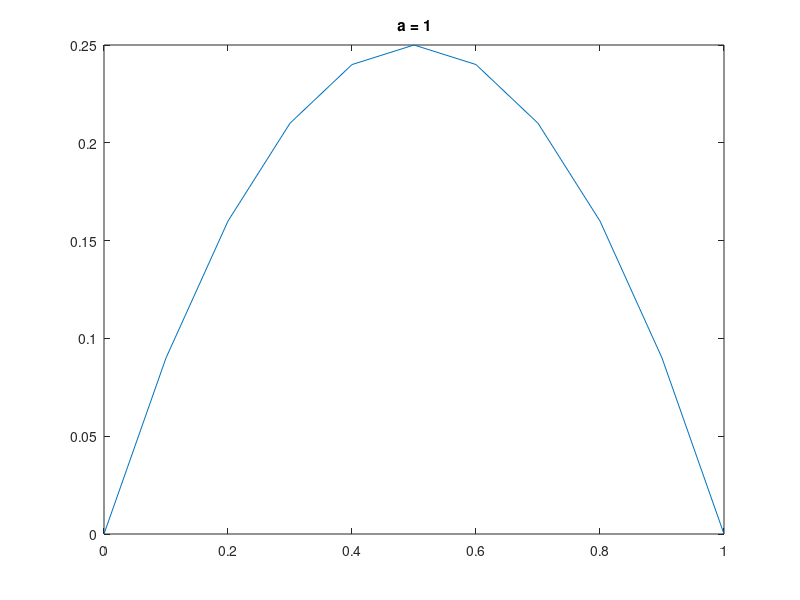
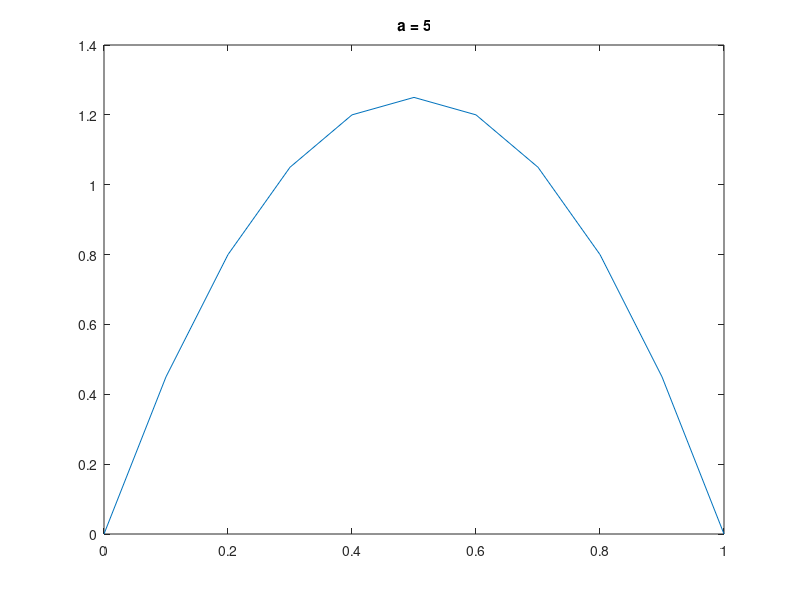
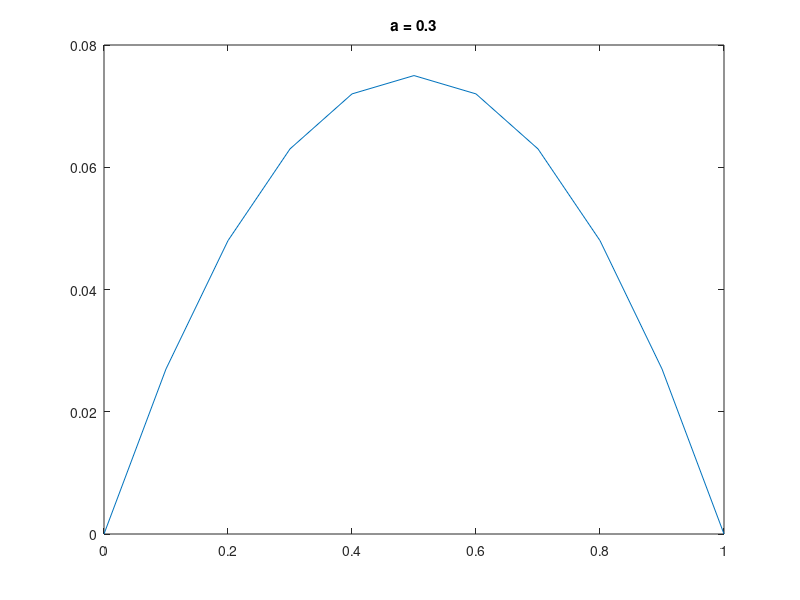

Reproduce these figures in MATLAB, in order. (Note: this script raises an error after producing the figures.)
%HW7

% Problem 1: Modeling population growth
% The simplest model for a growing population assumes that each current
% individual has equal likelihood to divide, which yields a differential
% equation dx/dt = a*x where a is the division rate. It is easy to see that
% this will grow exponentially without bound. A simple modification is to
% assume that the growth rate slows done as the population reaches some
% maximum value N so that dx/dt = a*x*(1-x/N). Defining X = x/N, we have 
% dX/dt = a*X*(1-X).  
% Part 1. This equation has two fixed points at 0 and 1. Explain the
% meaning of these two points.

% the zero means that when there's no division when there's no population
% and the equation will turn to zero. one is the maximum so the dicition
% rate will stop after it reaches that limit.

% Part 2: Evaluate the stability of these fixed points. Does it depend on
% the value of the parameter a? 

f=@(a,x) a*x.*(1-x);
interval=(0:0.1:1);
result=f(1,interval); 
figure (1); plot(interval,result);
title('a = 1');

result=f(5,interval);
figure (2); plot(interval,result);
title('a = 5');

result=f(0.3,interval);
figure (3); plot(interval,result);
title('a = 0.3');

% a does have an impact

% Part 3: Write a function that takes two inputs - the initial condition x0
% and the a parameter and integrates the equation forward in time. Make
% your code return two variables - the timecourse of X and the time
% required for the population to reach 99% of its maximum value. 

[timer,xtimes]=ma(1,0.01);

% Part 4: Another possible model is to consider discrete generations
% instead allowing the population to vary continuously. e.g. X(t+1) = a*
% X(t)*(1-X(t)). Consider this model and vary the a parameter in the range 0
% < a <= 4. For each value of a choose 200 random starting points  0 < x0 < 1 
% and iterate the equation forward to steady state. For each final
% value Xf, plot the point in the plane (a,Xf) so that at the end you will
% have produced a bifucation diagram showing all possible final values of
% Xf at each value of a. Explain your results. 

for a=0:0.2:4
for ii=1:200
xo=rand;
x1=a.*xo.*(1-(xo));
for jj=1:500
x2=a.*x1.*(1-(x1));
x3=a.*x2.*(1-(x2));
end
plot(a,x3, '.r');
hold on;
end
end

% Problem 2. Genetic toggle switches. 
% Consider a genetic system of two genes A and B in which each gene
% product represses the expression of the other. Make the following
% assumptions: 
% a. Repression is cooperative:  each promotor region of one gene has 4
% binding sites for the other protein and that all of these need to be
% occupied for the gene to be repressed. 
% b. You can ignore the intermediate mRNA production so that the product of
% the synthesis of one gene can be assumed to directly repress the other
% c. the system is prefectly symmetric so that the degradation
% times, binding strengths etc are the same for both genes. 
% d. You can choose time and concentration scales so that all Michaelis
% binding constants and degradation times are equal to 1. 
%
% Part 1. Write down a two equation model (one for each gene product) for
% this system. Your model should have one free parameter corresponding to the
% maximum rate of expression of the gene, call it V. 

% a+b=4
% da/dt=0.25*b*t*v+1
% db/dt=0.25*a*t*v+1

%
% Part 2. Write code to integrate your model in time and plot the results for V = 5 for two cases, 
% one in which A0 > B0 and one in which B0 > A0. 
%

solA=ode23(A,[0 4],1);
solB=ode23(B,[0 4],3);
plot(solA.x,solA.y); hold on; plot(solB.x,solB.y);
xlabel('Time'); 
ylabel('Expression');

solA=ode23(A,[0 4],3);
solB=ode23(B,[0 4],1);
plot(solA.x,solA.y); hold on; plot(solB.x,solB.y);
xlabel('Time'); 
ylabel('Expression');

% Part 3. By any means you want, write code to produce a bifurcation diagram showing all
% fixed points of the system as a function of the V parameter. 

figure; hold on;
a=1;
for b=0:0.05:3
    polycoeff=[1 -b -a 1];
    rts=roots(polycoeff);
    rts=rts(imag(rts)==0);
    plot(b*ones(length(rts),1),rts,'.r');
end
hold off;
xlabel('b'); 
ylabel('fixed points for v');
